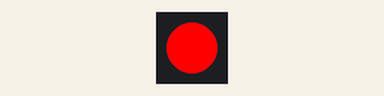
Recording of a program running on a simulated ESP32-S3. Parts: 1 RGB LEDs in strip order, left to right. WiFi joins after 1.5 s; servers stay silent unless stated; what the program prints to the serial monitor is not drawn.

Above: at 2.0 s.
At 5.0 s:
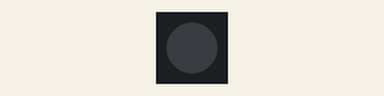
Timing chart, 0 to 6.1 s (numbered marks = the images above):
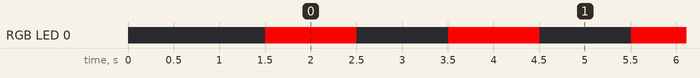

Measured:
- by itself, RGB LED 0: alternates RGB(255, 0, 0) for 1.0 s and off for 1.0 s

The program:

main.cpp
```cpp
#include <WiFi.h>              // WiFi STA
#include <ArduinoOTA.h>        // OTA por LAN
#include <Adafruit_NeoPixel.h> // NeoPixel (instalar librería)

#ifndef LED_PIN
  #define LED_PIN 48           // Cambia a 38 si tu DevKitC-1 v1.1 marca RGB@IO38
#endif
#define NUM_PIXELS 1

// Ajusta credenciales
const char *ssid = "Totalplay-F4A3";
const char *password = "F4A3D4DB82qNSUMy";

Adafruit_NeoPixel strip(NUM_PIXELS, LED_PIN, NEO_GRB + NEO_KHZ800);

void setup() {
  Serial.begin(115200);
  WiFi.mode(WIFI_STA);
  WiFi.begin(ssid, password);
  while (WiFi.status() != WL_CONNECTED) { delay(250); }
  Serial.println("");
  Serial.print("Conectado a ");
  Serial.println(ssid);
  Serial.print("Dirección IP: ");
  Serial.println(WiFi.localIP());

  // OTA básico: hostname y password
  ArduinoOTA.setHostname("esp32s3-ota");
  ArduinoOTA.setPassword("12345678");
  ArduinoOTA.begin(); // inicia servicio OTA

  strip.begin();
  strip.clear();
  strip.show();
}

void loop() {
  static uint32_t t0 = 0;
  ArduinoOTA.handle(); // atiende peticiones OTA

  if (millis() - t0 > 1000) {
    t0 = millis();
    static bool on = false;
    on = !on;
    // Cambio: rojo en lugar de azul (0,0,255 -> 255,0,0)
    uint32_t color = on ? strip.Color(255, 0, 0) : strip.Color(0, 0, 0);
    strip.setPixelColor(0, color);
    strip.show();
    }
  }
```
